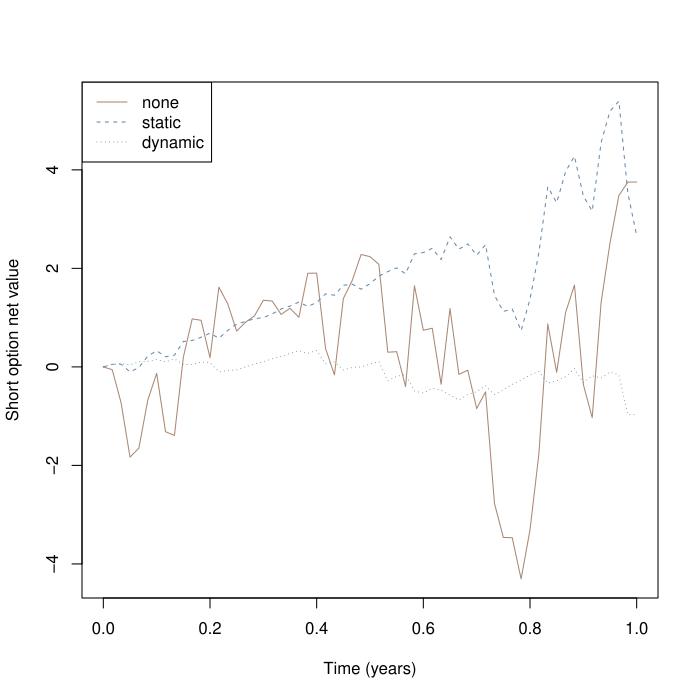

Write the R code that produced this figure.
pdf('tests/bs-round3/case-2-full.pdf')
# 一份教学欧式期权对应一单位标的；卖出一份，非真实市场预测
# [parameters] 定价与路径波动率一致；允许卖空、分数持仓，无交易成本
S0 <- 100; K <- 100; T <- 1; r <- 0.05; q <- 0.15; sigma <- 0.2
N <- 60; interval <- 1; seed <- 2027; type <- "C"
# [validation] 与网页使用同一教学域；不截断超域价格
stopifnot(all(is.finite(c(S0,K,T,r,q,sigma,N,interval,seed))), S0>=.01, S0<=1e5, K>=.01, K<=1e5,
          T>0, T<=10, r >= -0.1, r<=.3, q>=0, q<=1, sigma>=0, sigma<=2,
          N>=1, N<=504, N==floor(N), interval>=1, interval<=504, interval==floor(interval),
          seed>=0, seed<=2147483646, seed==floor(seed), type %in% c("C","P"))
# [delta] 带连续股息的 BS 价格、Delta；到期直接使用支付函数
option <- function(S, tau) {
  if(tau==0) return(c(price=if(type=="C") max(S-K,0) else max(K-S,0), delta=NA_real_, gamma=NA_real_))
  A <- S*exp(-q*tau); D <- K*exp(-r*tau)
  if(sigma==0) {
    if(A==D) stop("Zero volatility kink: Delta is not unique")
    d <- as.numeric(A>D)
    return(c(price=if(type=="C") max(A-D,0) else max(D-A,0), delta=exp(-q*tau)*(d-if(type=="P") 1 else 0), gamma=0))
  }
  d1 <- (log(S/K)+(r-q+sigma^2/2)*tau)/(sigma*sqrt(tau)); d2 <- d1-sigma*sqrt(tau)
  price <- if(type=="C") max(0,A-D,A*pnorm(d1)-D*pnorm(d2)) else max(0,D-A,D*pnorm(-d2)-A*pnorm(-d1))
  delta <- exp(-q*tau)*(pnorm(d1)-if(type=="P") 1 else 0)
  c(price=price, delta=delta, gamma=exp(-q*tau)*dnorm(d1)/(S*sigma*sqrt(tau)))
}
# [path] Park-Miller + Box-Muller，与网页相同的可复现教学随机数
normal_draws <- function(seed, n) {
  state <- seed %% 2147483646 + 1
  uniform <- function() { state <<- (state*16807) %% 2147483647; state/2147483647 }
  vapply(seq_len(n), function(i) sqrt(-2*log(uniform()))*cos(2*pi*uniform()), numeric(1))
}
dt <- T/N
spots <- c(100.00000000000000,100.20323342036154,102.31392495942464,105.32407355296178,104.83161806567168,102.15048255144161,100.50682463681193,103.92038751599675,104.11165976066697,99.518022267141419,96.787693266936230,96.950480272936574,99.634728612357478,94.285403517299443,95.816003711031001,97.948018274140068,97.357555989293402,96.953900092027354,95.797567810076970,95.938386392855762,97.038154004102552,96.650895601469998,97.387417015073879,93.908677192466641,94.007962316658038,99.606557367150913,101.15771004443543,96.441236909216414,95.118083213565654,92.829608322687619,93.205583439517611,94.094734716510345,100.26195875891031,100.30446587189256,102.12357480041308,96.412947625270235,99.378854505078110,99.362680830745617,102.24978903611472,98.451672054213219,101.94827241785086,101.84021978119320,103.51887756447191,102.91951875729676,106.90164916402024,107.94116870845237,107.93488492695667,109.06740221435804,107.69231869405907,105.46737540071149,100.90161662843130,102.93813077293898,100.80245748628379,99.800123079848845,103.70512530989313,104.76010717793876,101.38158504685541,99.278537869134453,96.542769807964575,89.191497762153972,86.086439953700605) # 固定核对路径
stopifnot(length(spots)==N+1, spots[1]==S0, all(is.finite(spots)), all(spots>=.01 & spots<=1e5))
# [time] 期末tau严格为0；三种策略共享同一条路径与同一权利金
values <- t(vapply(0:N,function(i) option(spots[i+1], T*(N-i)/N), numeric(3)))
premium <- values[1,"price"]
run_strategy <- function(strategy) {
  # [initial] 权利金支付股票成本，余款为现金；允许负现金（借款）
  holding <- if(strategy=="none") 0 else values[1,"delta"]
  cash <- premium-holding*S0
  rows <- data.frame(i=0,t=0,tau=T,S=S0,price=premium,delta=values[1,"delta"],gamma=values[1,"gamma"],
    oldHolding=0,holding=holding,quantity=holding,cashBefore=premium,interest=0,dividend=0,
    tradeCash=-holding*S0,cash=cash,net=holding*S0+cash-premium,netDelta=holding-values[1,"delta"],rebalance=FALSE,settlement=0)
  for(i in seq_len(N)) {
    # [interest] 先按连续复利更新现金账户，负现金承担利息
    oldHolding <- holding; interest <- cash*expm1(r*dt)
    # [dividend] 左端点矩形近似，股息期末入账；空头为支出，不额外复利
    dividend <- oldHolding*q*spots[i]*dt
    cashBefore <- cash+interest+dividend
    # [trade] 仅动态策略在约定时点调仓；到期不再构造Delta
    rebalance <- strategy=="dynamic" && i<N && i %% interval==0
    if(rebalance) holding <- values[i+1,"delta"]
    quantity <- holding-oldHolding
    tradeCash <- -quantity*spots[i+1]
    cash <- cashBefore+tradeCash
    # [net] 卖方组合：股票+现金-期权负债；终点price为真实支付
    net <- holding*spots[i+1]+cash-values[i+1,"price"]
    rows <- rbind(rows,data.frame(i=i,t=i*dt,tau=T*(N-i)/N,S=spots[i+1],price=values[i+1,"price"],
      delta=values[i+1,"delta"],gamma=values[i+1,"gamma"],oldHolding=oldHolding,holding=holding,quantity=quantity,
      cashBefore=cashBefore,interest=interest,dividend=dividend,tradeCash=tradeCash,cash=cash,net=net,
      netDelta=if(i==N) NA_real_ else holding-values[i+1,"delta"],rebalance=rebalance,settlement=0))
  }
  rows
}
results <- lapply(c("none","static","dynamic"),run_strategy)
names(results) <- c("none","static","dynamic")
errors <- vapply(results,function(x) tail(x$net,1),numeric(1))
# [settle] 终点表格为清算前账户；卖出所有股票并支付期权后，现金等于净误差
settlement <- lapply(results,function(x) {
  last <- x[nrow(x),]; c(stockLiquidation=last$holding*last$S, optionPayment=-last$price,
    cashBefore=last$cash, finalCash=last$cash+last$holding*last$S-last$price, finalHolding=0)
})
print(errors, digits=12)
print(tail(results$dynamic,3), digits=10)
# [validation] 逐期对账与自融资验证
for(x in results) {
  stopifnot(abs(x$net[1])<1e-8)
  stopifnot(max(abs(x$cash-x$cashBefore-x$tradeCash))<1e-7)
  stopifnot(max(abs(x$net-(x$holding*x$S+x$cash-x$price)))<1e-7)
  stopifnot(max(abs(diff(x$cash)-x$interest[-1]-x$dividend[-1]-x$tradeCash[-1]))<1e-7)
}
# [plot] 相同路径上的三策略；单条路径误差不保证随调仓频率单调改善
matplot((0:N)*dt,do.call(cbind,lapply(results,function(x) x$net)),type="l",lty=1:3,
        col=c("#a98773","#6689a8","#659b8a"),xlab="Time (years)",ylab="Short option net value")
legend("topleft",legend=names(results),lty=1:3,col=c("#a98773","#6689a8","#659b8a"))
# RStudio实践：保持N、seed与其他参数不变，只修改interval后整段重跑。
# 比较errors和逐期账户；更频繁调仓不保证本路径误差单调下降或盈利。

for(k in names(results)) write.table(results[[k]],file=paste0('tests/bs-round3/case-2-full-',k,'.csv'),row.names=FALSE,quote=FALSE,sep=',',na='NA')
dev.off()
